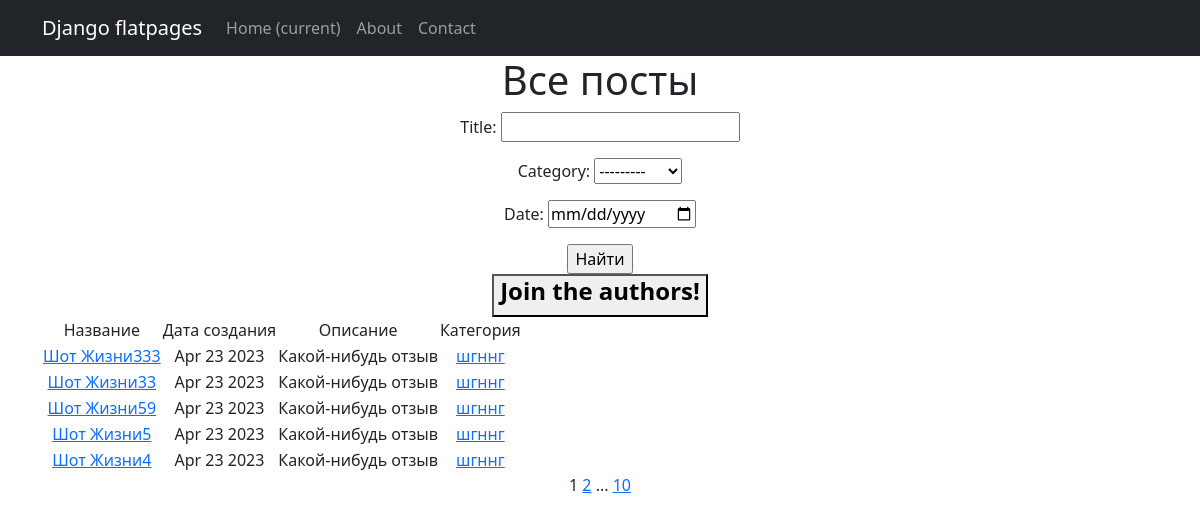
/posts/, run on the app's committed database.
### simpleapp/models.py (models this page shows, shortened)
class Post(models.Model):
    author = models.ForeignKey(Author, on_delete=models.CASCADE)
    NEWS = 'NW'
    ARTICLE = 'AR'
    CATEGORY_CHOICES = [
        (NEWS, 'Новость'),
        (ARTICLE, 'Статья'),
    ]
    categoryType = models.CharField(max_length=2, choices=CATEGORY_CHOICES, default=ARTICLE)
    name = models.CharField(max_length=50, unique=True)
    description = models.TextField()
    createDate = models.DateTimeField(auto_now_add=True)
    rating = models.IntegerField(default=0)
    category = models.ForeignKey(
        to='Category',
        on_delete=models.CASCADE,
        related_name='posts')

class Category(models.Model):
    name = models.CharField(max_length=100, unique=True)
    subscribers = models.ManyToManyField(User, related_name='categories')

### simpleapp/views.py (the view)
# urls.py: path('', PostList.as_view(), name='post_list'),
class PostList(ListView):
    model = Post
    ordering = '-createDate'
    template_name = 'posts.html'
    context_object_name = 'posts'
    paginate_by = 5
    def get_queryset(self):
        queryset = super().get_queryset()
        self.filterset = PostFilter(self.request.GET, queryset)
        return self.filterset.qs
    def get_context_data(self, **kwargs):
        context = super().get_context_data(**kwargs)
        context['time_now'] = datetime.utcnow()
        context['filterset'] = self.filterset
        context['is_author'] = self.request.user.groups.filter(name='authors').exists()
        return context

### simpleapp/templatetags/custom_filters.py (called while the page is built)
@register.filter()
def tsenzor(value):
    bad_words = ['cat', 'dog', 'opinion']
    for i in bad_words:
        value = value.replace(str(i), i[0] + '*' * (len(i) - 1))
    return value

### simpleapp/templatetags/custom_tags.py (called while the page is built)
@register.simple_tag(takes_context=True)
def url_replace(context, **kwargs):
   d = context['request'].GET.copy()
   for k, v in kwargs.items():
       d[k] = v
   return d.urlencode()

### templates/posts.html (shortened to what this page needs)
{% extends 'flatpages/default.html' %}
{% load custom_filters %}
{% load custom_tags %}
{% block content %}
   <h1>Все посты</h1>
   <form action="" method="get">
       {{ filterset.form.as_p }}
       <input type="submit" value="Найти" />
   </form>
{% if not is_author %}
<button>
    <a class="nav-link" href="{% url 'account_upgrade' %}">
        <h4><strong>Join the authors!</strong></h4>
    </a>
</button>
{% endif %}
   {% if posts %}
       <table>
           <tr>
               <td>Название</td>
               <td>Дата создания</td>
               <td>Описание</td>
               <td>Категория</td>
           </tr>
           {% for post in posts %}
           <tr>
               <td><a href="{% url 'post_detail' post.id %}">{{ post.name }}</a></td>
               <td>{{ post.createDate|date:'M d Y' }}</td>
               <td>{{ post.description|truncatechars:20|tsenzor}}</td>
               <td><a href="{% url 'category_list' post.category.id %}">{{ post.category.name }}</a></td>
           </tr>
           {% endfor %}
       </table>
   {% else %}
       <h2> Новостей нет!</h2>
   {% endif %}
   {{ page_obj.number }}
   {% if page_obj.has_next %}
       <a href="?{% url_replace page=page_obj.next_page_number %}">{{ page_obj.next_page_number }}</a>
       {% if paginator.num_pages != page_obj.next_page_number %}
           ...
           <a href="?{% url_replace page=page_obj.paginator.num_pages %}">{{ page_obj.paginator.num_pages }}</a>
       {% endif %}
   {% endif %}
{% endblock content %}

### templates/flatpages/default.html (shortened to what this page needs)
<!DOCTYPE html>
<html lang="en">
    <head>
        {% load static %}
        <link href="{% static 'css/styles.css' %}" rel="stylesheet" />
    </head>
    <body>
        <nav class="navbar navbar-expand-lg navbar-dark bg-dark static-top">
   <div class="container">
       <a class="navbar-brand" href="#">Django flatpages</a>
       <div class="collapse navbar-collapse" id="navbarResponsive">
           <ul class="navbar-nav ml-auto">
               <li class="nav-item active">
                   <a class="nav-link" href="#">Home
                       <span class="sr-only">(current)</span>
                   </a>
               </li>
               <li class="nav-item">
                   <a class="nav-link" href="/about/">About</a>
               </li>
               <li class="nav-item">
                   <a class="nav-link" href="/contacts/">Contact</a>
               </li>
           </ul>
       </div>
   </div>
</nav>
        <div class="container">
   <div class="row">
       <div class="col-lg-12 text-center">
           {% block content %}{% endblock content %}
       </div>
   </div>
</div>
    </body>
</html>

### data on the page
Post: name "Шот Жизни333", createDate "Apr 23 2023", description|tsenzor "Какой-нибудь отзыв", category.name "шгннг"
Post: name "Шот Жизни33", createDate "Apr 23 2023", description|tsenzor "Какой-нибудь отзыв", category.name "шгннг"
Post: name "Шот Жизни59", createDate "Apr 23 2023", description|tsenzor "Какой-нибудь отзыв", category.name "шгннг"
Post: name "Шот Жизни5", createDate "Apr 23 2023", description|tsenzor "Какой-нибудь отзыв", category.name "шгннг"
Post: name "Шот Жизни4", createDate "Apr 23 2023", description|tsenzor "Какой-нибудь отзыв", category.name "шгннг"

### other printed values
{{ page_obj.number }} "1"
{{ page_obj.next_page_number }} "2"
{{ page_obj.paginator.num_pages }} "10"
